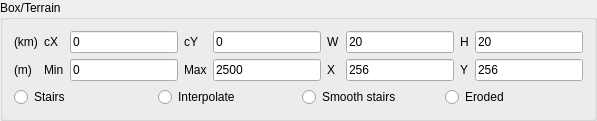
          <widget class="QGroupBox" name="group_1_box">
           <property name="title">
            <string>Box/Terrain</string>
           </property>
           <layout class="QGridLayout" name="gridLayout">
            <item row="1" column="5">
             <widget class="QLabel" name="label">
              <property name="text">
               <string>X</string>
              </property>
             </widget>
            </item>
            <item row="0" column="4">
             <widget class="QLineEdit" name="view_box_y_edit">
              <property name="text">
               <string>0</string>
              </property>
             </widget>
            </item>
            <item row="0" column="2">
             <widget class="QLineEdit" name="view_box_x_edit">
              <property name="text">
               <string>0</string>
              </property>
             </widget>
            </item>
            <item row="0" column="8">
             <widget class="QLineEdit" name="view_box_h_edit">
              <property name="text">
               <string>20</string>
              </property>
             </widget>
            </item>
            <item row="0" column="7">
             <widget class="QLabel" name="label_22">
              <property name="text">
               <string>H</string>
              </property>
             </widget>
            </item>
            <item row="1" column="2">
             <widget class="QLineEdit" name="heights_min_edit">
              <property name="text">
               <string>0</string>
              </property>
             </widget>
            </item>
            <item row="0" column="0">
             <widget class="QLabel" name="label_27">
              <property name="text">
               <string>(km)</string>
              </property>
             </widget>
            </item>
            <item row="1" column="3">
             <widget class="QLabel" name="label_23">
              <property name="text">
               <string>Max</string>
              </property>
             </widget>
            </item>
            <item row="0" column="5">
             <widget class="QLabel" name="label_26">
              <property name="text">
               <string>W</string>
              </property>
             </widget>
            </item>
            <item row="0" column="3">
             <widget class="QLabel" name="label_20">
              <property name="text">
               <string>cY</string>
              </property>
             </widget>
            </item>
            <item row="0" column="1">
             <widget class="QLabel" name="label_25">
              <property name="text">
               <string>cX</string>
              </property>
             </widget>
            </item>
            <item row="1" column="8">
             <widget class="QLineEdit" name="terrain_y_edit">
              <property name="text">
               <string>256</string>
              </property>
             </widget>
            </item>
            <item row="1" column="6">
             <widget class="QLineEdit" name="terrain_x_edit">
              <property name="text">
               <string>256</string>
              </property>
             </widget>
            </item>
            <item row="0" column="6">
             <widget class="QLineEdit" name="view_box_w_edit">
              <property name="text">
               <string>20</string>
              </property>
             </widget>
            </item>
            <item row="1" column="1">
             <widget class="QLabel" name="label_24">
              <property name="text">
               <string>Min</string>
              </property>
             </widget>
            </item>
            <item row="1" column="7">
             <widget class="QLabel" name="label_2">
              <property name="text">
               <string>Y</string>
              </property>
             </widget>
            </item>
            <item row="1" column="0">
             <widget class="QLabel" name="label_21">
              <property name="text">
               <string>(m)</string>
              </property>
             </widget>
            </item>
            <item row="1" column="4">
             <widget class="QLineEdit" name="heights_max_edit">
              <property name="text">
               <string>2500</string>
              </property>
             </widget>
            </item>
            <item row="2" column="0" colspan="9">
             <layout class="QHBoxLayout" name="horizontalLayout_7">
              <item>
               <widget class="QRadioButton" name="stairs_radio">
                <property name="text">
                 <string>Stairs</string>
                </property>
                <attribute name="buttonGroup">
                 <string notr="true">terrain_type_group</string>
                </attribute>
               </widget>
              </item>
              <item>
               <widget class="QRadioButton" name="interpolate_radio">
                <property name="text">
                 <string>Interpolate</string>
                </property>
                <attribute name="buttonGroup">
                 <string notr="true">terrain_type_group</string>
                </attribute>
               </widget>
              </item>
              <item>
               <widget class="QRadioButton" name="smooth_stairs_radio">
                <property name="text">
                 <string>Smooth stairs</string>
                </property>
                <attribute name="buttonGroup">
                 <string notr="true">terrain_type_group</string>
                </attribute>
               </widget>
              </item>
              <item>
               <widget class="QRadioButton" name="heat_radio">
                <property name="text">
                 <string>Eroded</string>
                </property>
                <attribute name="buttonGroup">
                 <string notr="true">terrain_type_group</string>
                </attribute>
               </widget>
              </item>
             </layout>
            </item>
           </layout>
          </widget>
